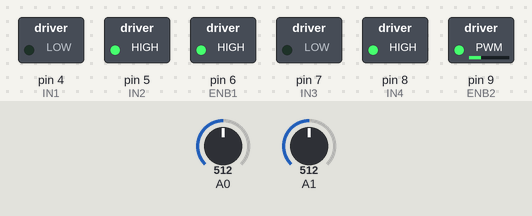
Simulated run of this sketch. Board: Arduino Uno, built with avr-gcc and run on an emulated ATmega328P. Parts: switched loads named in the sketch (green lamp = pin HIGH). The test bench sets the inputs (shaded band); at power-on: A1 = 512, A0 = 512. What the sketch prints to the serial monitor is not drawn.

Above: at 1.2 s.
1.3 s: A1 set to 491
4.3 s: A1 set to 475
At 5.5 s:
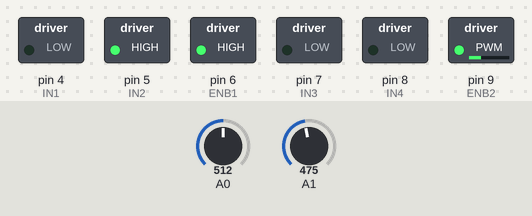
5.8 s: A0 set to 716
At 6.7 s:
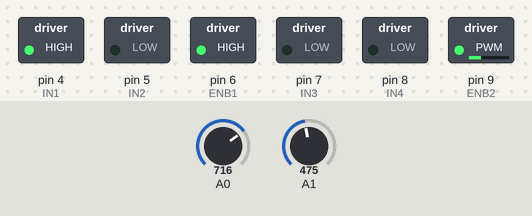
7.3 s: A0 set to 924
10.3 s: A0 set to 950
At 11.3 s:
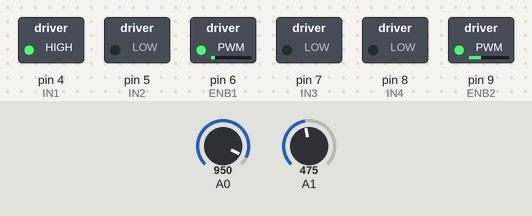
11.8 s: A1 set to 511
At 12.4 s:
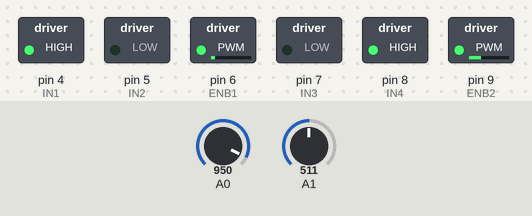
Timing chart, 0 to 14.3 s (numbered marks = the images above; inputs shaded):
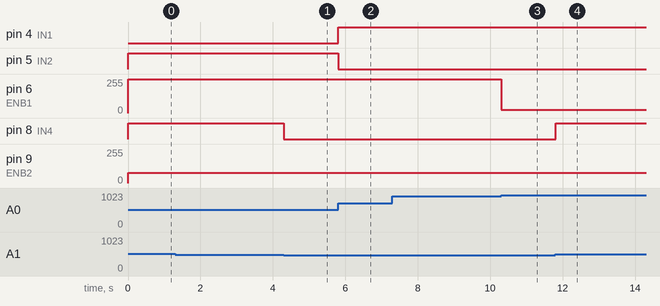

Measured:
- the behaviour switches between 476 and 475 on A1 (found by bisection; images 0 and 1)
- the behaviour switches between 941 and 942 on A0 (found by bisection; images 2 and 3)
- after the input at 4.3 s, pin 8 (IN4): HIGH → LOW at once
- after the input at 5.8 s, pin 4 (IN1): LOW → HIGH at once; pin 5 (IN2): HIGH → LOW at once
- after the input at 10.3 s, pin 6 (ENB1): 255/255 → 25/255 at once
- after the input at 11.8 s, pin 8 (IN4): LOW → HIGH at once

The sketch:

trebol.ino
```cpp
// Encoders
#include "Encoder.h"

// Serial baud rate
#define BAUD_RATE 115200

// Encoder pin definitions
#define ENCODER_GPIO_1 A0
#define ENCODER_GPIO_2 A1

// Angle offsets for encoders
#define ANGLE_OFFSET_1 180
#define ANGLE_OFFSET_2 360

// Encoder instances
Encoder encoder1(ENCODER_GPIO_1);
Encoder encoder2(ENCODER_GPIO_2);

// Motor 1 pin definitions
#define IN1 4
#define IN2 5
#define ENB1 6

// Motor 2 pin definitions
#define IN3 7
#define IN4 8
#define ENB2 9

// Motor direction variables
bool motorDirection1 = true; // true = right, false = left
bool motorDirection2 = true; // true = right, false = left

// Array to store configurations
int configurations[][2] = {
  {85, -83}, // 1
  {85, -81}, // 2
  {84, -79}, // 3
  {83, -75}, // 4
  {82, -72}, // 5
  {82, -70}, // 6
  {83, -68}, // 7
  {85, -69}, // 8
  {87, -71}, // 9
  {90, -74}, // 10
  {93, -77}, // 11
  {96, -80}, // 12
  {98, -83}, // 13
  {100, -84}, // 14
  {102, -85}, // 15
  {104, -87}, // 16
  {106, -88}, // 17
  {109, -90}, // 18
  {112, -93}, // 19
  {115, -96}, // 20
  {117, -99}, // 21
  {118, -102}, // 22
  {118, -105}, // 23
  {118, -107}, // 24
  {118, -109}, // 25
  {118, -110}, // 26
  {118, -112}, // 27
  {119, -115}, // 28
  {120, -118}, // 29
  {121, -120}, // 30
  {120, -122}, // 31
  {119, -123}, // 32
  {116, -123}, // 33
  {113, -121}, // 34
  {109, -119}, // 35
  {106, -116}, // 36
  {104, -114}, // 37
  {101, -111}, // 38
  {99, -110}, // 39
  {97, -108}, // 40
  {94, -106}, // 41
  {91, -104}, // 42
  {88, -101}, // 43
  {86, -98}, // 44
  {84, -94}, // 45
  {83, -91}, // 46
  {83, -89}, // 47
  {84, -87}, // 48
  {85, -86}, // 49
  {85, -85}, // 50
  {85, -83}, // 51
};

// Number of configurations
int numConfigurations = sizeof(configurations) / sizeof(configurations[0]);

// Current configuration index
int currentConfiguration = 0;

// Time threshold for considering the arm as "reached" a configuration
const unsigned long configurationReachedTime = 100; // milliseconds

// Variables to track the time when the arm reaches a configuration
unsigned long configurationReachedStartTime = 0;
bool configurationReached = false;

// Tolerance of the system in degrees
int tolerance = 1;

/**
 * @brief Setup function that initializes the system.
 */
void setup()
{
    Serial.begin(BAUD_RATE);

    // Initialize encoders
    // Adjust the encoder resolution values with descriptive names
    const int INIT_VALUE_1 = 175;
    const int INIT_VALUE_2 = 265;
    encoder1.initializeEncoder(ANGLE_OFFSET_1, INIT_VALUE_1);
    encoder2.initializeEncoder(ANGLE_OFFSET_2, INIT_VALUE_2);

    // Set pin modes for motor control
    pinMode(ENB1, OUTPUT);
    pinMode(IN1, OUTPUT);
    pinMode(IN2, OUTPUT);
    pinMode(ENB2, OUTPUT);
    pinMode(IN3, OUTPUT);
    pinMode(IN4, OUTPUT);

    // Initialize motors to a known state
   motorWrite1(0);
   motorWrite2(0);
}

/**
 * @brief Loop function that runs continuously and controls the arm movement.
 */
void loop() {
  // Read the current configuration
  int ref1 = configurations[currentConfiguration][0];
  int ref2 = configurations[currentConfiguration][1];

  // Move the arm based on the current configuration
  moveArm(ref1, ref2);

  // Move to the next configuration
  currentConfiguration = (currentConfiguration + 1) % numConfigurations;
}


/**
 * @brief Moves the arm to a given configuration.
 * @param ref1 The reference value for joint 1.
 * @param ref2 The reference value for joint 2.
 */
 void moveArm(int ref1, int ref2) {
  while (!armReachedConfiguration(ref1, ref2)) {
    // Get current angles
    float angle1 = getAngle1();
    float angle2 = getAngle2();

    // Calculate errors
    float error1 = ref1 - angle1;
    float error2 = ref2 - angle2;

    // Proportional control gains
    float kp1 = 1.2;
    float kp2 = 1.5;

    // Calculate PWM values based on errors and gains
    float pwm1 = adjustPwm(kp1 * error1, minAbsPwm(angle1));
    float pwm2 = adjustPwm(kp2 * error2, 30);

    // Print angles for debugging
    Serial.print(angle1);
    Serial.print(",");
    Serial.print(angle2);
    Serial.println(";");

    // Safety checks for the first joint
    if (angle1 <= 0 || angle1 >= 270) {
      pwm1 = 100;
    } else if (angle1 >= 180) {
      pwm1 = -100;
    }

    // Check if error is within tolerance and apply appropriate action
    if (abs(error1) < 1) {
      brakeMotor1();
    } else {
      motorWrite1(pwm1);
    }

    // Check if error is within tolerance and apply appropriate action
    if (abs(error2) < 1) {
      brakeMotor2();
    } else {
      motorWrite2(pwm2);
    }
  }
}


/**
 * @brief Checks if the arm has reached a given configuration.
 * @param ref1 The reference value for joint 1.
 * @param ref2 The reference value for joint 2.
 * @return True if the arm has reached the configuration, false otherwise.
 */
bool armReachedConfiguration(int ref1, int ref2) {
  // Calculate the error between the references and the current angles
  float error1 = ref1 - getAngle1();
  float error2 = ref2 - getAngle2();

  // Check if the absolute errors are below a certain threshold
  bool angle1Reached = (abs(error1) < tolerance);
  bool angle2Reached = (abs(error2) < tolerance);

  // Check if the arm has reached the desired configuration for the first time
  if (angle1Reached && angle2Reached && !configurationReached) {
    configurationReachedStartTime = millis(); // Record the start time
    configurationReached = true;
  }

  // Check if the arm has been in the desired configuration for the specified time
  if (configurationReached && (millis() - configurationReachedStartTime >= configurationReachedTime)) {
    configurationReached = false; // Reset the configuration reached flag
    return true; // Arm has reached the configuration
  }

  return false; // Arm has not yet reached the configuration
}

/**
 * @brief Gets the current angle of joint 1.
 * @return The current angle of joint 1.
 */
float getAngle1() {
  return (encoder1.getAngleDeplacedBy(-270) * -1);
}

/**
 * @brief Gets the current angle of joint 2.
 * @return The current angle of joint 2.
 */
float getAngle2() {
  return (encoder2.readRawAngle() * -1) - 10;
}

/**
 * @brief Adjusts the PWM value based on a minimum absolute PWM threshold.
 * @param pwm The PWM value to adjust.
 * @param minAbsPwm The minimum absolute PWM threshold.
 * @return The adjusted PWM value.
 */
float adjustPwm(float pwm, float minAbsPwm) {
  if (abs(pwm) < minAbsPwm) {
      return minAbsPwm * (pwm / abs(pwm));
  } else {
      return pwm;
  }
}


/**
 * @brief Calculates the minimum absolute PWM threshold based on the angle.
 * @param ang The angle value.
 * @return The calculated minimum absolute PWM threshold.
 */
float minAbsPwm(float ang) {
    float absPwm = 0;
    // y = mx+b
    if (ang < 90) {
        absPwm = (-100 / 90) * ang + 100;
    } else {
        absPwm = (100 / 90) * ang - 80;
    }

    if (absPwm < 70) {
        absPwm = 70;
    }

    return absPwm;
}

/**
 * @brief Brakes Motor 1.
 *
 * This function stops Motor 1 by setting both control pins to LOW.
 */
void brakeMotor1() {
  digitalWrite(IN1, LOW);
  digitalWrite(IN2, LOW);
}

/**
 * @brief Brakes Motor 2.
 *
 * This function stops Motor 2 by setting both control pins to LOW.
 */
void brakeMotor2() {
  digitalWrite(IN3, LOW);
  digitalWrite(IN4, LOW);
}

/**
 * @brief Controls the motor movement for joint 1.
 * @param pwm The PWM value for motor 1.
 */
void motorWrite1(float pwm) {
    if (pwm < 0)
        motorDirection1 = false;
    else
        motorDirection1 = true;

    digitalWrite(IN1, !motorDirection1);
    digitalWrite(IN2, motorDirection1);
    analogWrite(ENB1, abs(pwm) / 100 * 255);
}

/**
 * @brief Controls the motor movement for joint 2.
 * @param pwm The PWM value for motor 2.
 */
void motorWrite2(float pwm) {
    if (pwm < 0)
        motorDirection2 = false;
    else
        motorDirection2 = true;

    digitalWrite(IN3, !motorDirection2);
    digitalWrite(IN4, motorDirection2);
    analogWrite(ENB2, abs(pwm) / 100 * 255);
}
```

Encoder.h
```cpp
//Warning: define baud rate before define the object.
class Encoder {
  private:
    signed int initValue;
    signed int AnalogPort;

  public:
    Encoder(int port) {
      AnalogPort = port;
    }

    void initializeEncoder(float angleOffSet) {
      for (int i = 0; i < 10; i++) analogRead(AnalogPort);
      initValue = analogRead(AnalogPort)+int(angleOffSet/360*1023);
    }

    void initializeEncoder(float angleOffSet, int userInitValue) {
      initValue = userInitValue+int(angleOffSet/360*1023);
    }

    float readADC(){
      return analogRead(AnalogPort);
    }

    float readRawAngle() {
      float angle = float(analogRead(AnalogPort) - initValue) / 1023 * 360;
      return angle < 0 ? angle + 360 : angle;
    }

    float getAngleDeplacedBy(float angleDeplaced){
      return readRawAngle() + angleDeplaced;
    }

    int getInitValue() {
      return initValue;
    }

    float getInitAngle() {
      return float(initValue) / 1023 * 360;
    }

};
```
